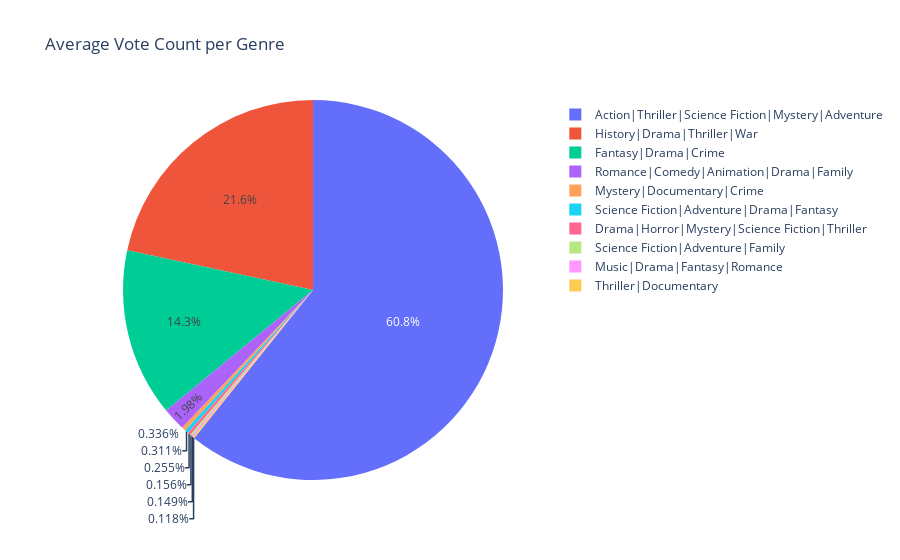

Notebook source saved alongside this figure:
### Markdown cell above
(f) Plotting vote count per movie genre for the top ten

### Code cell
pie_chart(top_ten)

### Figure 1 — Plotly figure (JSON) as saved in the notebook; plotly's stock layout.template omitted (floating-point values rounded to 4 significant figures)
{"data": [{"domain": {"x": [0, 1], "y": [0, 1]}, "hovertemplate": "genres=%{label}<br>vote_count=%{value}<extra></extra>", "labels": ["Drama|Horror|Mystery|Science Fiction|Thriller", "Music|Drama|Fantasy|Romance", "Thriller|Documentary", "Science Fiction|Adventure|Family", "History|Drama|Thriller|War", "Fantasy|Drama|Crime", "Mystery|Documentary|Crime", "Romance|Comedy|Animation|Drama|Family", "Science Fiction|Adventure|Drama|Fantasy", "Action|Thriller|Science Fiction|Mystery|Adventure"], "legendgroup": "", "name": "", "showlegend": true, "type": "pie", "values": [41, 24, 19, 25, 3478, 2299, 54, 318, 50, 9767]}], "layout": {"legend": {"tracegroupgap": 0}, "title": {"text": "Average Vote Count per Genre"}}}
